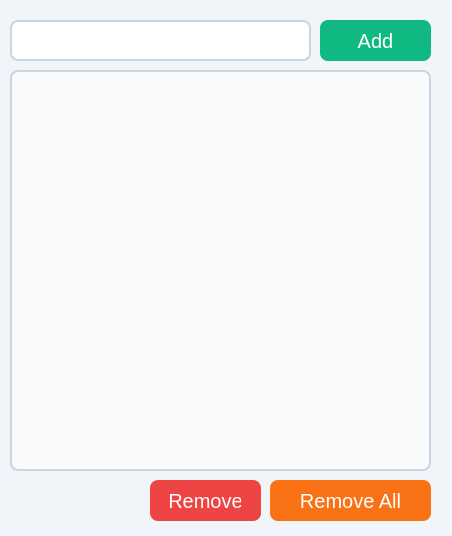
<?xml version="1.0" encoding="UTF-8"?>
<ui version="4.0">
 <class>MainWindow</class>
 <widget class="QMainWindow" name="MainWindow">
  <property name="geometry">
   <rect>
    <x>0</x>
    <y>0</y>
    <width>452</width>
    <height>536</height>
   </rect>
  </property>
  <property name="windowTitle">
   <string>MainWindow</string>
  </property>
  <property name="styleSheet">
   <string notr="true">QMainWindow {
    background-color: #f1f5f9;
}
</string>
  </property>
  <widget class="QWidget" name="centralwidget">
   <widget class="QLineEdit" name="txtTask">
    <property name="geometry">
     <rect>
      <x>10</x>
      <y>20</y>
      <width>301</width>
      <height>41</height>
     </rect>
    </property>
    <property name="styleSheet">
     <string notr="true">QLineEdit {
    font-size: 16px;
    padding: 10px 14px;
    border: 2px solid #cbd5e1;
    border-radius: 8px;
    background-color: #ffffff;
    color: #1e293b;
}

QLineEdit:focus {
    border: 2px solid #3b82f6;
    background-color: #f0f9ff;
}
</string>
    </property>
   </widget>
   <widget class="QPushButton" name="btnAdd">
    <property name="geometry">
     <rect>
      <x>320</x>
      <y>20</y>
      <width>111</width>
      <height>41</height>
     </rect>
    </property>
    <property name="styleSheet">
     <string notr="true">QPushButton {
    font-size: 20px;
    color: white;
    background-color: #10b981;
    border: none;
    border-radius: 8px;
    padding: 10px 20px;
}

QPushButton:hover {
    background-color: #059669;
}

QPushButton:pressed {
    background-color: #047857;
}

QPushButton:disabled {
    background-color: #9ca3af;
    color: #e5e7eb;
}
</string>
    </property>
    <property name="text">
     <string>Add</string>
    </property>
   </widget>
   <widget class="QListWidget" name="listWidget">
    <property name="geometry">
     <rect>
      <x>10</x>
      <y>70</y>
      <width>421</width>
      <height>401</height>
     </rect>
    </property>
    <property name="styleSheet">
     <string notr="true">QListWidget {
    font-size: 20px;
    padding: 10px;
    background-color: #f8fafc; 
    border: 2px solid #cbd5e1; 
    border-radius: 8px;
    color: #1e293b; 
    outline: none;
}

QListWidget::item {
    padding: 10px;
    margin: 4px 0;
    border-radius: 6px;
}

QListWidget::item:selected {
    background-color: #3b82f6; 
    color: white;
}

QListWidget::item:hover {
    background-color: #e0f2fe;
}
</string>
    </property>
   </widget>
   <widget class="QPushButton" name="btnRemove">
    <property name="geometry">
     <rect>
      <x>150</x>
      <y>480</y>
      <width>111</width>
      <height>41</height>
     </rect>
    </property>
    <property name="styleSheet">
     <string notr="true">QPushButton {
    font-size: 20px;
    color: white;
    background-color: #ef4444;
    border: none;
    border-radius: 8px;
    padding: 10px 20px;
}

QPushButton:hover {
    background-color: #dc2626;
}

QPushButton:pressed {
    background-color: #b91c1c;
}

QPushButton:disabled {
    background-color: #9ca3af;
    color: #e5e7eb;
}
</string>
    </property>
    <property name="text">
     <string>Remove</string>
    </property>
   </widget>
   <widget class="QPushButton" name="btnRemoveAll">
    <property name="geometry">
     <rect>
      <x>270</x>
      <y>480</y>
      <width>161</width>
      <height>41</height>
     </rect>
    </property>
    <property name="styleSheet">
     <string notr="true">QPushButton {
    font-size: 20px;
    color: white;
    background-color: #f97316;
    border: none;
    border-radius: 8px;
    padding: 10px 20px;
}

QPushButton:hover {
    background-color: #ea580c;
}

QPushButton:pressed {
    background-color: #c2410c;
}

QPushButton:disabled {
    background-color: #9ca3af;
    color: #e5e7eb;
}
</string>
    </property>
    <property name="text">
     <string>Remove All</string>
    </property>
   </widget>
  </widget>
 </widget>
 <resources/>
 <connections/>
</ui>
